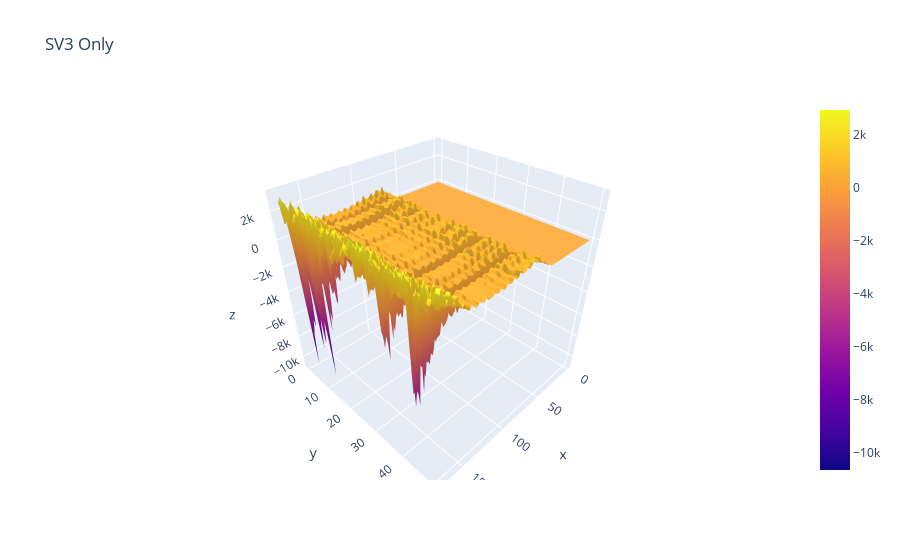

The notebook cell saved with this chart:
### Code cell
approx_uptorank3_meancentered = u[:,:3] @ s[0:3,:3] @ v[:3,:]
approx_justrank3 = approx_uptorank3_meancentered - approx_uptorank2_meancentered - approx_uptorank1_meancentered + b
fig = go.Figure(data=[go.Surface(z=approx_justrank3)])
fig.update_layout(title='SV3 Only',autosize=True)
fig.show()

### Figure 1 — Plotly figure (JSON) as saved in the notebook; plotly's stock layout.template omitted (floating-point values rounded to 4 significant figures; data arrays with more than 128 entries replaced by an {"elided": "..."} marker saying what was removed)
{"data": [{"type": "surface", "z": {"elided": "51x173 float values"}}], "layout": {"autosize": true, "title": {"text": "SV3 Only"}}}
